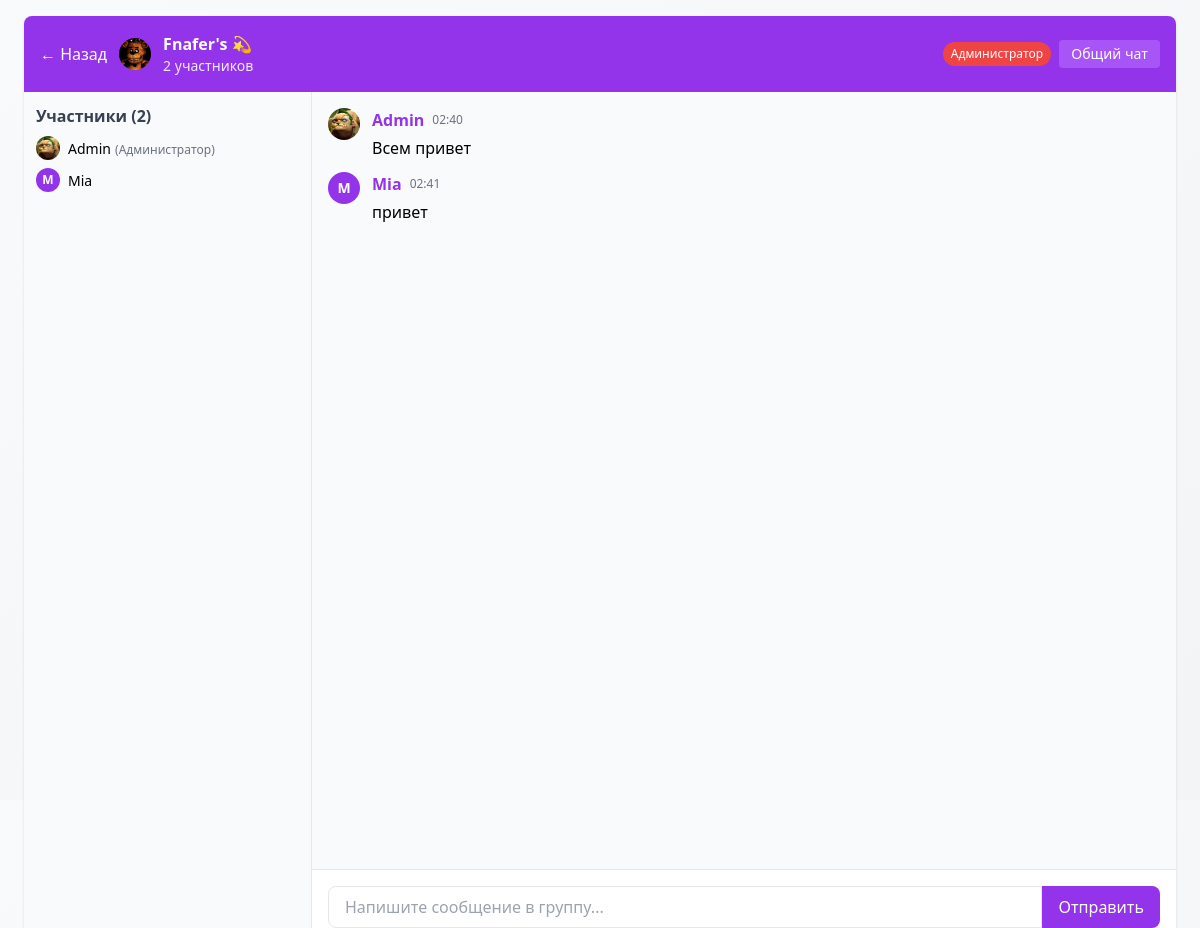
/chat/groups/1/ (signed in), run on the app's committed database.
### chat/models.py (models this page shows, shortened)
class Group(models.Model):
    name = models.CharField(max_length=100)
    description = models.TextField(max_length=500, blank=True)
    creator = models.ForeignKey(User, on_delete=models.CASCADE, related_name='created_groups')
    members = models.ManyToManyField(User, related_name='chat_groups', through='GroupMembership')
    avatar = models.ImageField(upload_to='group_avatars/', blank=True, null=True)
    is_private = models.BooleanField(default=False)  # Приватная группа требует приглашения
    created_at = models.DateTimeField(auto_now_add=True)

class GroupMembership(models.Model):
    ROLE_CHOICES = [
        ('admin', 'Администратор'),
        ('moderator', 'Модератор'),
        ('member', 'Участник'),
    ]
    user = models.ForeignKey(User, on_delete=models.CASCADE)
    group = models.ForeignKey(Group, on_delete=models.CASCADE)
    role = models.CharField(max_length=20, choices=ROLE_CHOICES, default='member')
    joined_at = models.DateTimeField(auto_now_add=True)
    class Meta:
        unique_together = ['user', 'group']

class UserProfile(models.Model):
    user = models.OneToOneField(User, on_delete=models.CASCADE)
    avatar = models.ImageField(upload_to='avatars/', blank=True, null=True)
    bio = models.TextField(max_length=500, blank=True)

class GroupMessage(models.Model):
    group = models.ForeignKey(Group, on_delete=models.CASCADE, related_name='messages')
    sender = models.ForeignKey(User, on_delete=models.CASCADE)
    content = models.TextField()
    timestamp = models.DateTimeField(auto_now_add=True)
    class Meta:
        ordering = ['timestamp']

### chat/views.py (the view)
# urls.py: path('groups/<int:group_id>/', views.group_room, name='group_room'),
@login_required
def group_room(request, group_id):
    from .models import Group, GroupMessage, GroupMembership
    try:
        group = Group.objects.get(id=group_id, members=request.user)
    except Group.DoesNotExist:
        messages.error(request, 'Группа не найдена или у вас нет доступа к ней.')
        return redirect('groups_list')
    group_messages = group.messages.select_related('sender', 'sender__userprofile').all()
    memberships = GroupMembership.objects.filter(group=group).select_related('user', 'user__userprofile')
    user_membership = GroupMembership.objects.get(user=request.user, group=group)
    context = {
        'group': group,
        'messages': group_messages,
        'memberships': memberships,
        'user_membership': user_membership,
    }
    return render(request, 'chat/group_room.html', context)

### templates/chat/group_room.html (shortened to what this page needs)
{% extends 'base.html' %}
{% load static %}
{% block content %}
<div class="flex flex-col h-screen max-w-6xl mx-auto bg-white shadow rounded-lg overflow-hidden">
    <div class="bg-purple-600 text-white p-4 flex justify-between items-center">
        <div class="flex items-center space-x-3">
            <a href="{% url 'groups_list' %}" class="text-white hover:text-gray-200">
                ← Назад
            </a>
            {% if group.avatar %}
                <img src="{{ group.avatar.url }}" alt="Аватар группы" class="w-8 h-8 rounded-full object-cover">
            {% else %}
                <div class="w-8 h-8 bg-purple-500 rounded-full flex items-center justify-center text-white text-sm font-bold">
                    {{ group.name|first|upper }}
                </div>
            {% endif %}
            <div>
                <span class="font-bold">{{ group.name }}</span>
                <p class="text-purple-100 text-sm">{{ memberships.count }} участник{{ memberships.count|pluralize:"ов" }}</p>
            </div>
        </div>
        <div class="flex items-center space-x-2">
            <span class="text-xs px-2 py-1 rounded-full {% if user_membership.role == 'admin' %}bg-red-500{% elif user_membership.role == 'moderator' %}bg-yellow-500{% else %}bg-purple-500{% endif %}">
                {{ user_membership.get_role_display }}
            </span>
            <a href="{% url 'room' %}" class="bg-purple-500 hover:bg-purple-400 px-3 py-1 rounded text-sm transition">
                Общий чат
            </a>
        </div>
    </div>
    <div class="flex flex-1 overflow-hidden">
        <div class="w-1/4 border-r bg-gray-50 p-3 hidden md:block">
            <h3 class="font-semibold text-gray-700 mb-2">Участники ({{ memberships.count }})</h3>
            <ul class="space-y-2 max-h-96 overflow-y-auto">
                {% for membership in memberships %}
                    <li class="flex items-center space-x-2">
                        {% if membership.user.userprofile.avatar %}
                            <img src="{{ membership.user.userprofile.avatar.url }}" alt="Аватар" class="w-6 h-6 rounded-full object-cover">
                        {% else %}
                            <div class="w-6 h-6 bg-purple-600 rounded-full flex items-center justify-center text-white text-xs font-bold">
                                {{ membership.user.username|first|upper }}
                            </div>
                        {% endif %}
                        <div class="flex-1">
                            <span class="text-sm">{{ membership.user.username }}</span>
                            {% if membership.role != 'member' %}
                                <span class="text-xs text-gray-500">({{ membership.get_role_display }})</span>
                            {% endif %}
                        </div>
                    </li>
                {% endfor %}
            </ul>
        </div>
        <div class="flex-1 flex flex-col">
            <div id="chat-box" class="flex-1 overflow-y-auto p-4 bg-gray-50">
                {% for msg in messages %}
                    <div class="mb-3 flex items-start space-x-3">
                        {% if msg.sender.userprofile and msg.sender.userprofile.avatar %}
                            <img src="{{ msg.sender.userprofile.avatar.url }}" alt="Аватар" class="w-8 h-8 rounded-full object-cover flex-shrink-0">
                        {% else %}
                            <div class="w-8 h-8 bg-purple-600 rounded-full flex items-center justify-center text-white text-sm font-bold flex-shrink-0">
                                {{ msg.sender.username|first|upper }}
                            </div>
                        {% endif %}
                        <div class="flex-1">
                            <div class="flex items-center space-x-2">
                                <span class="font-semibold text-purple-600">{{ msg.sender.username }}</span>
                                <span class="text-xs text-gray-500">{{ msg.timestamp|date:"H:i" }}</span>
                            </div>
                            <p class="mt-1">{{ msg.content }}</p>
                        </div>
                    </div>
                {% empty %}
                    <div class="text-center text-gray-500 py-8">
                        <p>Пока нет сообщений в группе</p>
                        <p class="text-sm">Начните общение!</p>
                    </div>
                {% endfor %}
            </div>
            <div class="border-t p-4">
                <form id="chat-form" class="flex">
                    <input type="text" id="chat-input" class="flex-1 border rounded-l-lg px-4 py-2 focus:outline-none" placeholder="Напишите сообщение в группу..." autocomplete="off">
                    <button type="submit" class="bg-purple-600 text-white px-4 py-2 rounded-r-lg hover:bg-purple-700">Отправить</button>
                </form>
            </div>
        </div>
    </div>
</div>
{% endblock %}

### data on the page
Group: avatar (picture), name "Fnafer's 💫"
GroupMembership: role "Администратор", user.userprofile.avatar (picture), user.username "Admin"
GroupMembership: user.username|first "M", user.username "Mia"
GroupMessage: sender.userprofile.avatar (picture), sender.username "Admin", timestamp "02:40", content "Всем привет"
GroupMessage: sender.username|first "M", sender.username "Mia", timestamp "02:41", content "привет"

### other printed values
{{ memberships.count }} "2"
